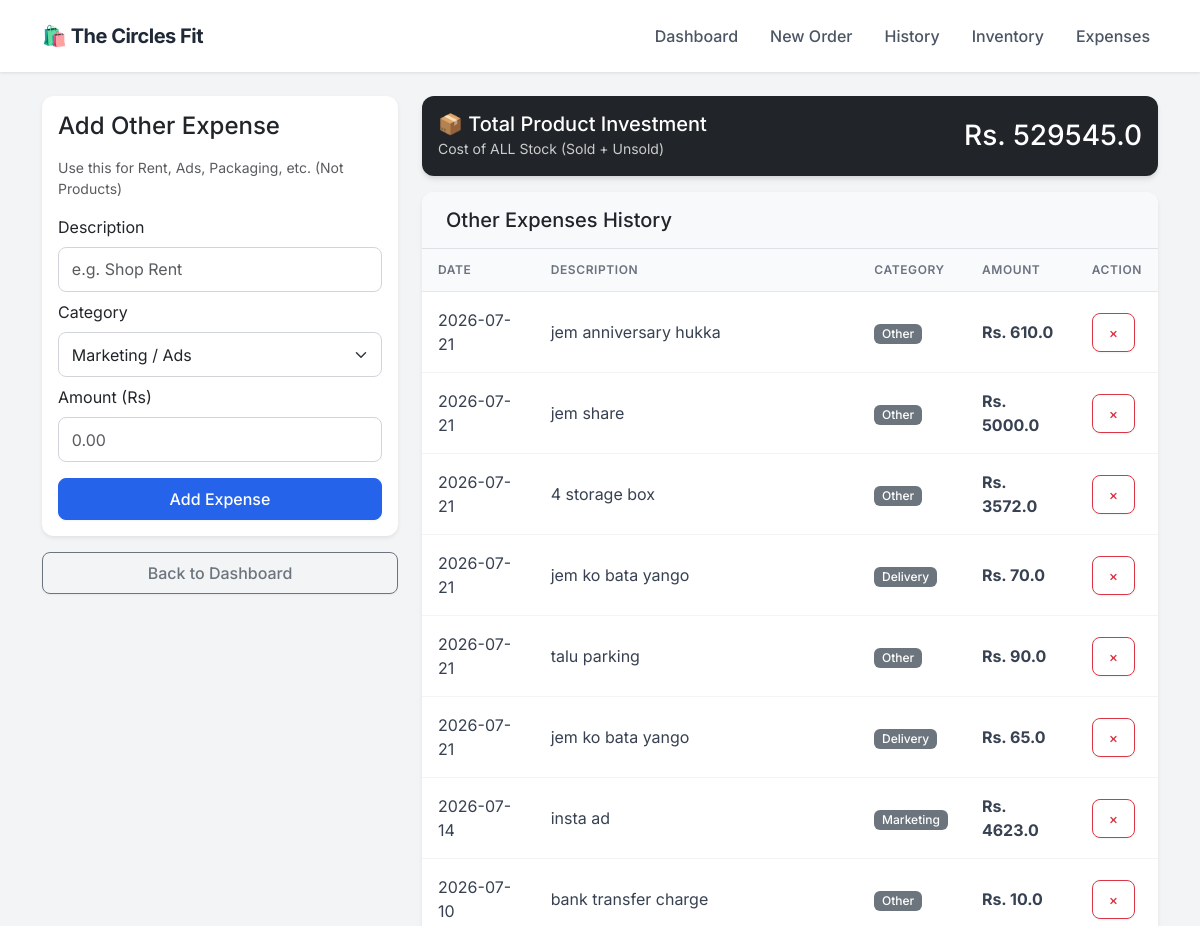
Before: /expenses (upper part) with the older database file.
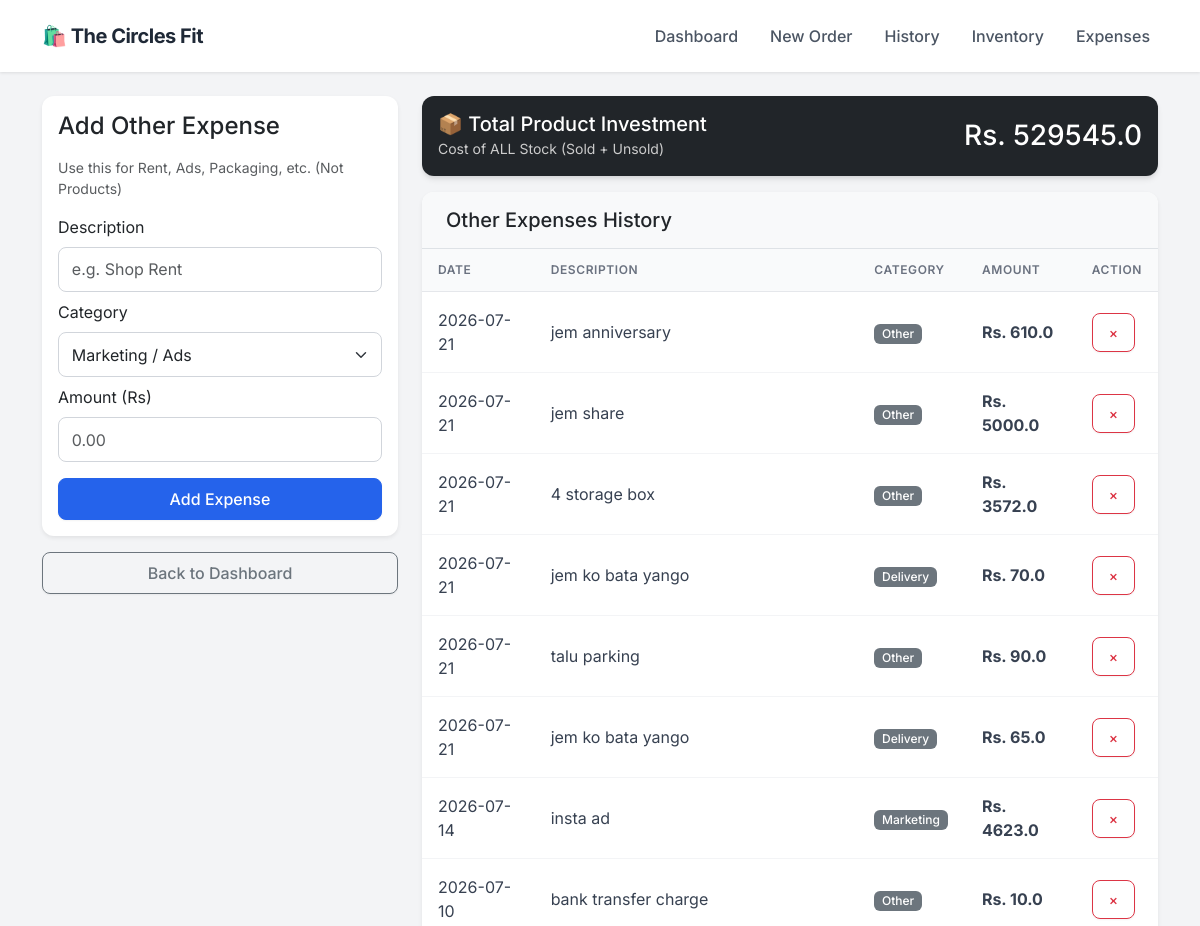
After: the same page with the newer database file.
### app.py (models this page shows)
class Expense(db.Model):
    id = db.Column(db.Integer, primary_key=True)
    description = db.Column(db.String(100), nullable=False)
    category = db.Column(db.String(50), nullable=False) # e.g. Rent, Marketing, Packaging
    amount = db.Column(db.Float, nullable=False)
    date = db.Column(db.DateTime, default=datetime.utcnow)

### app.py (the view, shortened to what this page needs)
@app.route('/expenses', methods=['GET', 'POST'])
def expenses():
    all_expenses = Expense.query.order_by(Expense.date.desc()).all()
    inventory_value = 0
    products = Product.query.all()
    for p in products:
        inventory_value += (p.stock * p.cost_price)
    sold_cost = 0
    order_items = OrderItem.query.all()
    for item in order_items:
        product = Product.query.get(item.product_id)
        if product:
            sold_cost += (item.quantity * product.cost_price)
    total_product_expense = inventory_value + sold_cost
    return render_template('expenses.html',
                           expenses=all_expenses,
                           product_expense=total_product_expense)

### templates/expenses.html (shortened to what this page needs)
{% extends "layout.html" %}
{% block content %}
<div class="row">
    <div class="col-md-4">
        <div class="card p-3 mb-3 shadow-sm">
            <h4 class="mb-3">Add Other Expense</h4>
            <p class="text-muted small">Use this for Rent, Ads, Packaging, etc. (Not Products)</p>
            <form method="POST">
                <label class="form-label">Description</label>
                <input type="text" name="description" class="form-control mb-2" placeholder="e.g. Shop Rent" required>
                <label class="form-label">Category</label>
                <select name="category" class="form-select mb-2">
                    <option value="Marketing">Marketing / Ads</option>
                </select>
                <label class="form-label">Amount (Rs)</label>
                <input type="number" name="amount" step="0.01" class="form-control mb-3" placeholder="0.00" required>
                <button type="submit" class="btn btn-primary w-100">Add Expense</button>
            </form>
        </div>
        <a href="/" class="btn btn-outline-secondary w-100">Back to Dashboard</a>
    </div>
    <div class="col-md-8">
        <div class="card text-white bg-dark mb-3">
            <div class="card-body d-flex justify-content-between align-items-center">
                <div>
                    <h5 class="mb-0">📦 Total Product Investment</h5>
                    <small style="color: #ccc;">Cost of ALL Stock (Sold + Unsold)</small>
                </div>
                <h3 class="mb-0">Rs. {{ product_expense }}</h3>
            </div>
        </div>
        <div class="card shadow-sm">
            <div class="card-header bg-light border-bottom">
                <h5 class="mb-0">Other Expenses History</h5>
            </div>
            <div class="table-responsive">
                <table class="table table-hover mb-0 align-middle">
                    <thead class="table-light">
                        <tr>
                            <th>Date</th>
                            <th>Description</th>
                            <th>Category</th>
                            <th>Amount</th>
                            <th>Action</th>
                        </tr>
                    </thead>
                    <tbody>
                        {% for exp in expenses %}
                        <tr>
                            <td>{{ exp.date.strftime('%Y-%m-%d') }}</td>
                            <td>{{ exp.description }}</td>
                            <td><span class="badge bg-secondary">{{ exp.category }}</span></td>
                            <td class="fw-bold">Rs. {{ exp.amount }}</td>
                            <td>
                                <a href="/delete_expense/{{ exp.id }}" class="btn btn-sm btn-outline-danger" onclick="return confirm('Delete this expense?')">×</a>
                            </td>
                        </tr>
                        {% else %}
                        <tr>
                            <td colspan="5" class="text-center text-muted py-4">No other expenses added yet.</td>
                        </tr>
                        {% endfor %}
                    </tbody>
                </table>
            </div>
        </div>
    </div>
</div>
{% endblock %}

### templates/layout.html (shortened to what this page needs)
<!DOCTYPE html>
<html lang="en">
<head>
    <link href="https://cdn.jsdelivr.net/npm/bootstrap@5.3.0/dist/css/bootstrap.min.css" rel="stylesheet">
</head>
<body>
    <nav class="navbar navbar-expand-lg sticky-top">
        <div class="container">
            <a class="navbar-brand" href="/">
                🛍️ The Circles Fit
            </a>
            <div class="collapse navbar-collapse" id="navbarNav">
                <ul class="navbar-nav ms-auto">
                    <li class="nav-item"><a class="nav-link" href="/">Dashboard</a></li>
                    <li class="nav-item"><a class="nav-link" href="/new_order">New Order</a></li>
                    <li class="nav-item"><a class="nav-link" href="/orders">History</a></li>
                    <li class="nav-item"><a class="nav-link" href="/inventory">Inventory</a></li>
                    <li class="nav-item"><a class="nav-link" href="/expenses">Expenses</a></li>
                </ul>
            </div>
        </div>
    </nav>
    <div class="container py-4">
        {% block content %}{% endblock %}
    </div>
</body>
</html>

### templates/layout.html (style rules this page uses)
:root { --primary-color: #2563eb; --bg-color: #f3f4f6; --text-dark: #1f2937; --card-shadow: 0 4px 6px -1px rgba(0, 0, 0, 0.1), 0 2px 4px -1px rgba(0, 0, 0, 0.06); }
body { font-family: 'Inter', sans-serif; background-color: var(--bg-color); color: var(--text-dark); }
.navbar { background-color: #ffffff; box-shadow: 0 1px 3px rgba(0,0,0,0.1); padding: 1rem 0; }
.navbar-brand { font-weight: 700; color: var(--text-dark) !important; font-size: 1.25rem; letter-spacing: -0.5px; }
.nav-link { color: #4b5563 !important; font-weight: 500; margin-left: 1rem; transition: color 0.2s; }
.card { border: none; border-radius: 12px; box-shadow: var(--card-shadow); background: #ffffff; transition: transform 0.2s; }
.card-header { background-color: #ffffff; border-bottom: 1px solid #f3f4f6; font-weight: 600; padding: 1rem 1.5rem; border-radius: 12px 12px 0 0 !important; }
.btn { border-radius: 8px; font-weight: 500; padding: 0.5rem 1rem; box-shadow: 0 1px 2px 0 rgba(0, 0, 0, 0.05); }
.btn-primary { background-color: var(--primary-color); border-color: var(--primary-color); }
.table { margin-bottom: 0; }
.table thead th { background-color: #f9fafb; color: #6b7280; font-size: 0.75rem; text-transform: uppercase; letter-spacing: 0.05em; font-weight: 600; border-bottom: 1px solid #e5e7eb; padding: 0.75rem 1rem; }
.table tbody td { padding: 1rem 1rem; vertical-align: middle; color: #374151; border-bottom: 1px solid #f3f4f6; }
.badge { padding: 0.35em 0.65em; font-weight: 500; border-radius: 6px; }
.form-control, .form-select { border-radius: 8px; border: 1px solid #d1d5db; padding: 0.6rem 0.8rem; }

Changed rows visible on the page:
changed Expense: description "jem anniversary hukka" → "jem anniversary"
